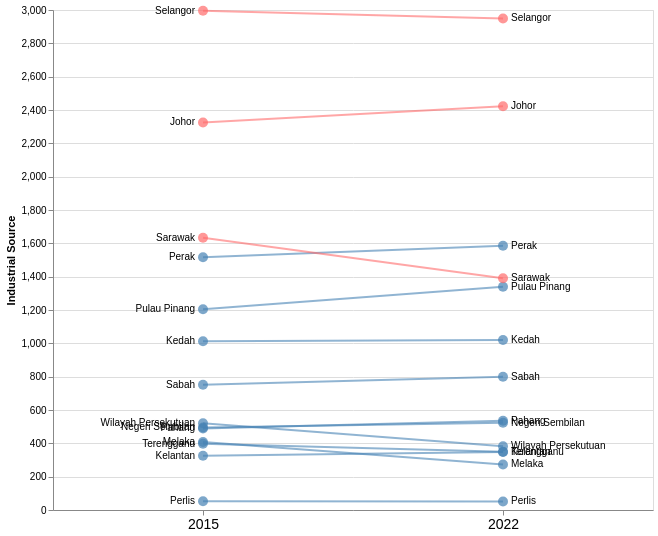

Vega-Lite specification stored for this chart:
### Vega-Lite specification from a JSON file in a GitHub repository (floating-point values rounded to 4 significant figures)
{"$schema": "https://vega.github.io/schema/vega-lite/v5.json", "description": "Slope chart showing changes in ind_source by state from 2015 to 2022", "width": 600, "height": 500, "data": {"values": [{"state": "Selangor", "ind_source": 2949, "year": 2022}, {"state": "Johor", "ind_source": 2422, "year": 2022}, {"state": "Perak", "ind_source": 1586, "year": 2022}, {"state": "Pulau Pinang", "ind_source": 1339, "year": 2022}, {"state": "Kedah", "ind_source": 1020, "year": 2022}, {"state": "Sabah", "ind_source": 799, "year": 2022}, {"state": "Pahang", "ind_source": 536, "year": 2022}, {"state": "Negeri Sembilan", "ind_source": 523, "year": 2022}, {"state": "Sarawak", "ind_source": 1391, "year": 2022}, {"state": "Kelantan", "ind_source": 348, "year": 2022}, {"state": "Terengganu", "ind_source": 349, "year": 2022}, {"state": "Wilayah Persekutuan", "ind_source": 383, "year": 2022}, {"state": "Melaka", "ind_source": 273, "year": 2022}, {"state": "Perlis", "ind_source": 51, "year": 2022}, {"state": "Selangor", "ind_source": 2995, "year": 2015}, {"state": "Johor", "ind_source": 2325, "year": 2015}, {"state": "Sarawak", "ind_source": 1633, "year": 2015}, {"state": "Perak", "ind_source": 1516, "year": 2015}, {"state": "Pulau Pinang", "ind_source": 1205, "year": 2015}, {"state": "Kedah", "ind_source": 1013, "year": 2015}, {"state": "Sabah", "ind_source": 751, "year": 2015}, {"state": "Negeri Sembilan", "ind_source": 495, "year": 2015}, {"state": "Pahang", "ind_source": 489, "year": 2015}, {"state": "Wilayah Persekutuan", "ind_source": 520, "year": 2015}, {"state": "Melaka", "ind_source": 408, "year": 2015}, {"state": "Terengganu", "ind_source": 397, "year": 2015}, {"state": "Kelantan", "ind_source": 325, "year": 2015}, {"state": "Perlis", "ind_source": 52, "year": 2015}]}, "transform": [{"calculate": "datum.year == 2015 ? '2015' : '2022'", "as": "year_label"}], "layer": [{"mark": {"type": "line", "strokeWidth": 2, "opacity": 0.6}, "encoding": {"x": {"field": "year", "type": "ordinal", "axis": {"title": null, "labelAngle": 0, "labelFontSize": 14}, "scale": {"padding": 0.5}}, "y": {"field": "ind_source", "type": "quantitative", "axis": {"title": "Industrial Source"}}, "detail": {"field": "state", "type": "nominal"}, "color": {"condition": {"test": "datum.state == 'Selangor' || datum.state == 'Johor' || datum.state == 'Sarawak'", "value": "#FF6B6B"}, "value": "#4682B4"}, "tooltip": [{"field": "state", "type": "nominal", "title": "State"}, {"field": "year", "type": "ordinal", "title": "Year"}, {"field": "ind_source", "type": "quantitative", "title": "Value"}]}}, {"mark": {"type": "point", "size": 100, "filled": true}, "encoding": {"x": {"field": "year", "type": "ordinal"}, "y": {"field": "ind_source", "type": "quantitative"}, "color": {"condition": {"test": "datum.state == 'Selangor' || datum.state == 'Johor' || datum.state == 'Sarawak'", "value": "#FF6B6B"}, "value": "#4682B4"}, "tooltip": [{"field": "state", "type": "nominal", "title": "State"}, {"field": "year", "type": "ordinal", "title": "Year"}, {"field": "ind_source", "type": "quantitative", "title": "Value"}]}}, {"mark": {"type": "text", "align": "right", "dx": -8, "fontSize": 10}, "encoding": {"x": {"field": "year", "type": "ordinal"}, "y": {"field": "ind_source", "type": "quantitative"}, "text": {"field": "state", "type": "nominal"}, "opacity": {"condition": {"test": "datum.year == 2015", "value": 1}, "value": 0}}}, {"mark": {"type": "text", "align": "left", "dx": 8, "fontSize": 10}, "encoding": {"x": {"field": "year", "type": "ordinal"}, "y": {"field": "ind_source", "type": "quantitative"}, "text": {"field": "state", "type": "nominal"}, "opacity": {"condition": {"test": "datum.year == 2022", "value": 1}, "value": 0}}}]}
